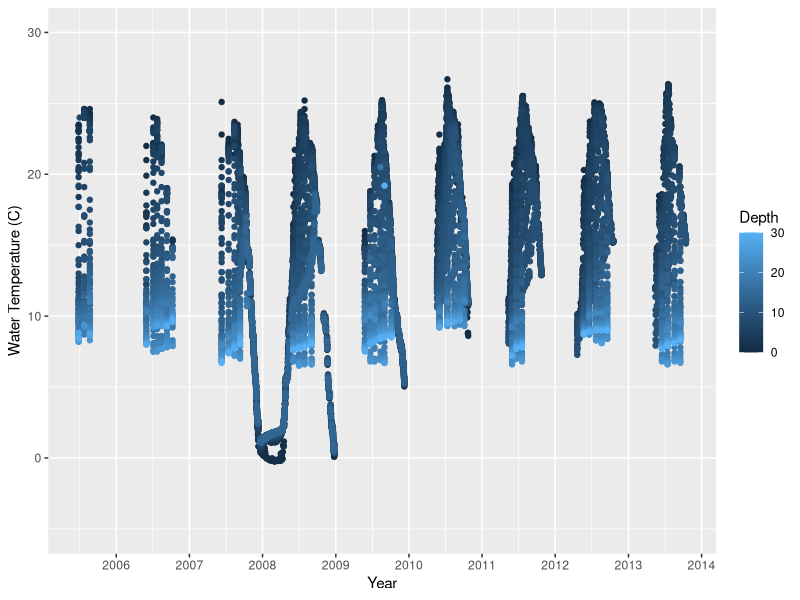
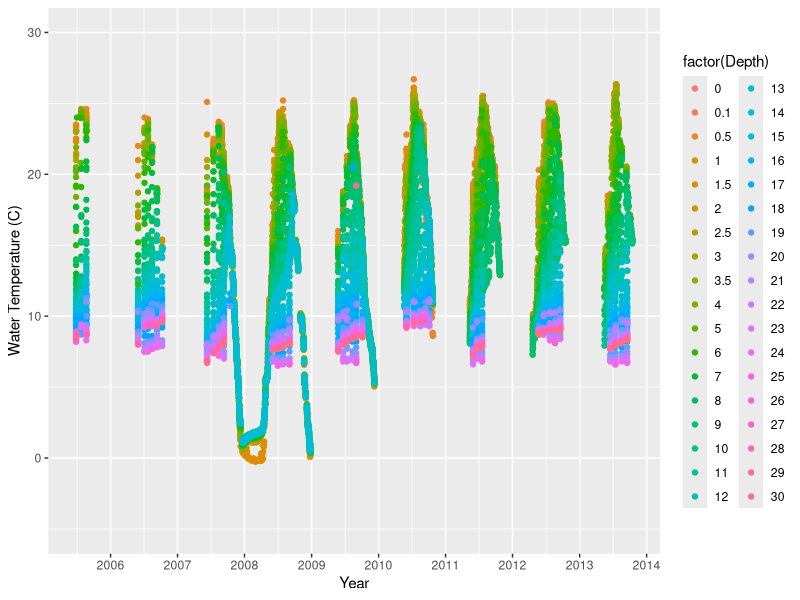
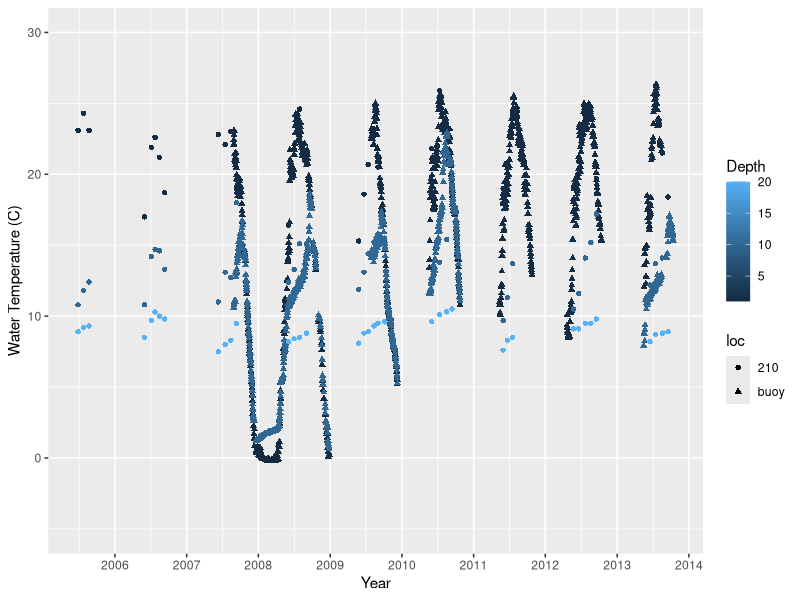
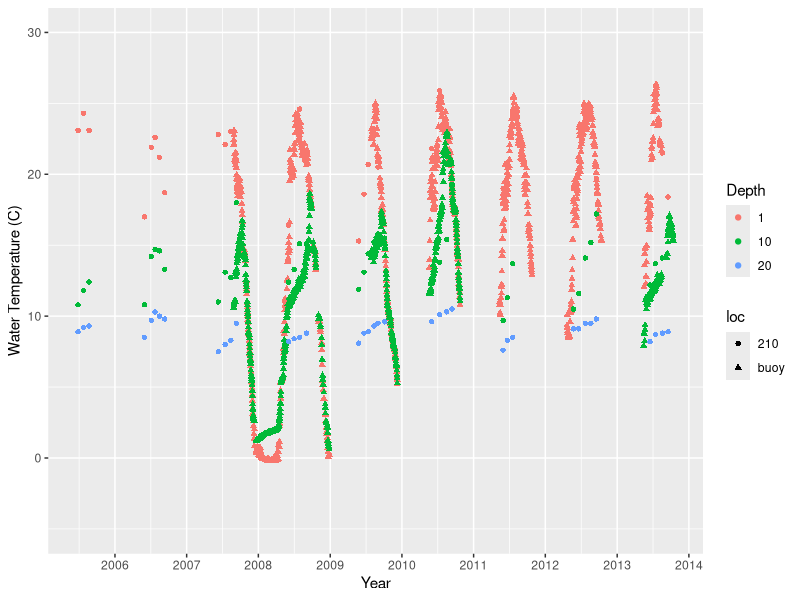

R code for these plots, in order:
## ---- chunk 1
knitr::opts_chunk$set(echo = TRUE)
## ---- chunk 2
library(tidyverse)
library(lubridate)

raw <- read_csv("LMP_L1daily_temp_merge.csv")

names(raw)
## ---- chunk 3
startDate = ymd('2005-01-01')

manualTemp <- raw %>% 
  filter(date >= startDate) %>% # Retain dates on or after start date
  select(-datasource) %>% # Drop datasource column
  rename_at(vars(starts_with("Temp_")), funs(sub("Temp_", "", .))) %>% # 3 steps 
  rename_at(vars(ends_with("_degC")), funs(sub("m_degC","",.))) %>% # to streamline
  rename_at(vars(contains("p")), funs(sub("p", ".",.))) %>% # column names
  gather(Depth, Temp, "0":"33") %>% # Reshape wide to long
  mutate(Depth = as.double(Depth), Temp = round(as.double(Temp), 2)) %>% # Parse Depth and Temp
  na.omit() # Remove rows with NA values
  
head(manualTemp)
## ---- chunk 4
ggplot(manualTemp, aes(x = date, y = Temp, col = Depth)) + 
  geom_point() +
  scale_y_continuous("Water Temperature (C)", limits= c(-5,30)) +
  scale_x_date("Year", date_breaks= "1 year", date_labels= "%Y")
## ---- chunk 5
ggplot(manualTemp, aes(x = date, y = Temp, col = factor(Depth))) + 
  geom_point() +
  scale_y_continuous("Water Temperature (C)", limits= c(-5,30)) +
  scale_x_date("Year", date_breaks= "1 year", date_labels= "%Y")
## ---- chunk 6
manTemp <- manualTemp %>%
  filter((loc == '210' | loc=='buoy') & (Depth %in% c(1, 10, 20)))
## ---- chunk 7
ggplot(manTemp, aes(x = date, y = Temp, pch = loc, col = Depth)) + 
  geom_point() +
  scale_y_continuous("Water Temperature (C)", limits= c(-5,30)) +
  scale_x_date("Year", date_breaks= "1 year", date_labels= "%Y")
## ---- chunk 8
manTemp <- manTemp %>%
  mutate(Depth = factor(Depth))

head(manTemp)

ggplot(manTemp, aes(x = date, y = Temp, pch = loc, col = Depth)) + 
  geom_point() +
  scale_y_continuous("Water Temperature (C)", limits= c(-5, 30)) +
  scale_x_date("Year", date_breaks= "1 year", date_labels= "%Y")
